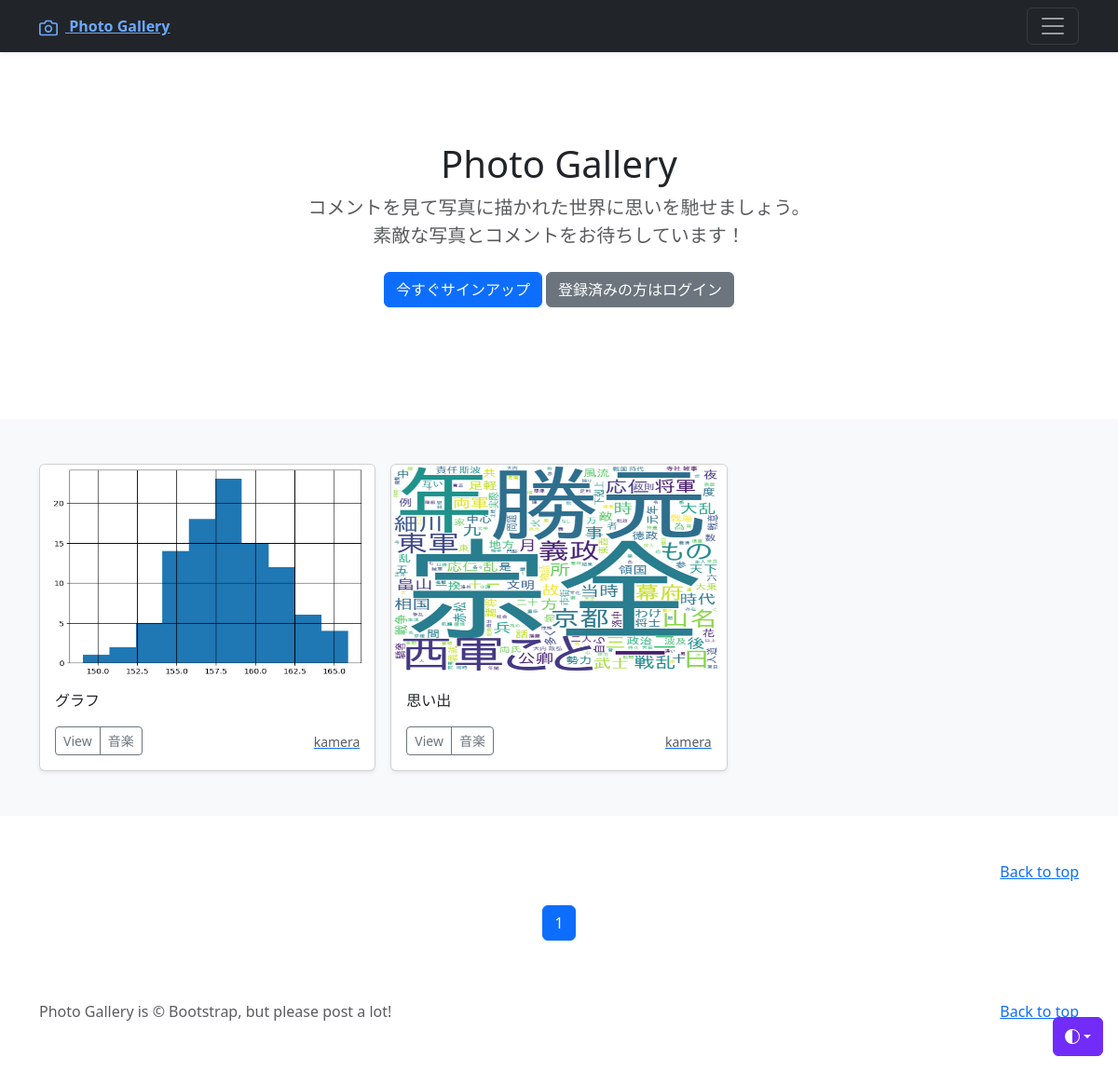
Page /user-list/2 on the committed database.
### photo/models.py (models this page shows, shortened)
class PhotoPost(models.Model):
    user = models.ForeignKey(
        CustomUser,
        verbose_name='ユーザー',
        on_delete=models.CASCADE
    )
    category = models.ForeignKey(
        Category,
        verbose_name='カテゴリ',
        on_delete=models.PROTECT
        )
    title = models.CharField(
        verbose_name='タイトル',
        max_length=200
        )
    comment = models.TextField(
        verbose_name='コメント',
        )
    image1 = models.ImageField(
        verbose_name='イメージ１',
        upload_to='photos'  # MEDIA_ROOT以下のphotosにファイルを保存
        )
    image2 = models.ImageField(
        verbose_name='イメージ２',
        upload_to='photos',
        blank=True,   # フィールド値の設定は必須ではない
        null=True     # データベースにnullが保存されることを許容
        )
    posted_at = models.DateTimeField(
        verbose_name='投稿日時',
        auto_now_add=True   # 日時を自動追加
        )

class Category(models.Model):
    title = models.CharField(
        verbose_name='カテゴリ', # フィールドのタイトル
        max_length=20)

### accounts/models.py (models this page shows)
class CustomUser(AbstractUser):
    pass

### photo/views.py (the view)
# urls.py: path('user-list/<int:user>', views.UserView.as_view(), name = 'user_list'),
class UserView(ListView):
    template_name = 'index.html'
    paginate_by = 9
    def get_queryset(self):
        user_id = self.kwargs['user']
        user_list = PhotoPost.objects.filter(user=user_id).order_by('-posted_at')
        return user_list

### photo/templates/index.html (shortened to what this page needs)
{% extends 'base.html' %}
    {% block contents %}
    {% include "photos_title.html" %}
    {% include "photos_list.html" %}
    {% include 'pagination.html' %}
    {% endblock %}

### photo/templates/photos_list.html (shortened to what this page needs)
  <div class="album py-5 bg-body-tertiary">
    <div class="container">
      <div class="row row-cols-1 row-cols-sm-2 row-cols-md-3 g-3">
        {% for record in object_list %}
        <div class="col">
          <div class="card shadow-sm">
            <img src="{{ record.image1.url }}"
              class="bd-placeholder-img card-img-top" width="100%" height="225" xmlns="http://www.w3.org/2000/svg" role="img" aria-label="Placeholder: Thumbnail" preserveAspectRatio="xMidYMid slice" focusable="false"><title>Placeholder</title><rect width="100%" height="100%" fill="#55595c"/>
            <div class="card-body">
              <p class="card-text">
                {{record.title}}
              </p>
              <div class="d-flex justify-content-between align-items-center">
                <div class="btn-group">
                  <button type="button" class="btn btn-sm btn-outline-secondary" onclick="location.href='{% url 'photo:photo_detail' record.pk %}'">View</button>
                  <button type="button" class="btn btn-sm btn-outline-secondary" onclick="location.href='{% url 'photo:photos_cat' category=record.category.id %}'">{{record.category.title}}</button>
                </div>
                <a href="{% url 'photo:user_list' user=record.user.id %}"><small class="text-muted">{{record.user.username}}</small></a>
              </div>
            </div>
          </div>
        </div>
        {% endfor %}
      </div>
    </div>
  </div>
</main>
<footer class="text-body-secondary py-5">
  <div class="container">
    <p class="float-end mb-1">
      <a href="{% url 'photo:index' %}">Back to top</a>
    </p>
  </div>
</footer>
    </body>
</html>

### photo/templates/base.html (style rules this page uses)
.bd-placeholder-img { font-size: 1.125rem; text-anchor: middle; -webkit-user-select: none; -moz-user-select: none; user-select: none; }

### rows in the picture
PhotoPost: image1 (picture), title "グラフ", category "音楽", user.username "kamera"
PhotoPost: image1 (picture), title "思い出", category "音楽", user.username "kamera"

### other values in the picture
{{ num }} "1"
